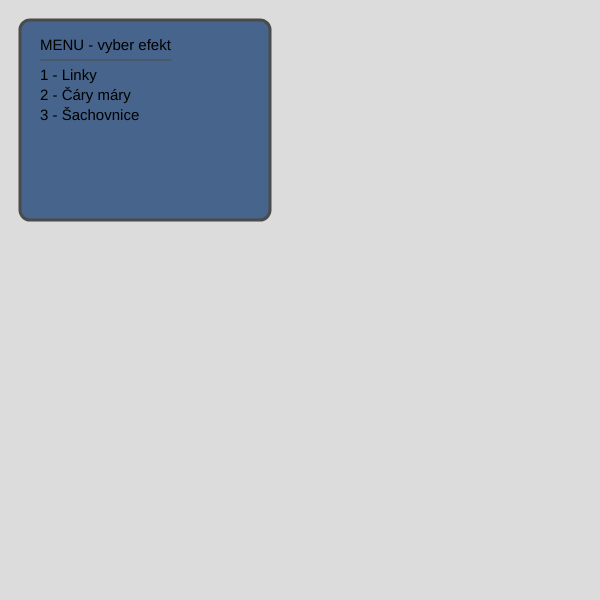
Frame 1 (no input)
Frame 60 (no input): identical to frame 1, image omitted
Frame 120 (the mouse pressed at the canvas centre since frame 60): identical to frame 1, image omitted

The p5.js sketch that drew this single still picture (run headless with seeded random() and noise() and a simulated clock; from frame 60 on, the mouse is pressed at the canvas centre):

// p5.js sketch
// ── sketch.js
const menuItems = ["Linky", "Čáry máry", "Šachovnice"]

function setup() {
  createCanvas(600, 600);
}

function draw() {
  if (keyIsPressed && key === "1") {
    linky();
  } else if (keyIsPressed && key === "2") {
    caryMary();
  } else if (keyIsPressed && key === "3") {
    sachovnice();
  } else {
    background(220);
    drawMenu();
  }
}

function drawMenu() {
  fill(70, 100, 140)
  strokeWeight(3)
  stroke(75)
  rect(20, 20, 250, 200, 10);

  fill(0)
  strokeWeight(0)
  textSize(15)
  text("MENU - vyber efekt", 40, 50)

  strokeWeight(1)
  line(40, 60, 171, 60)

  strokeWeight(0)
  for(let i = 0; i < menuItems.length; i++) {
    text(`${i + 1} - ${menuItems[i]}`, 40, 80 + i * 20)
  }
}

function linky() {
  background(200)

  for(let x = 0; x < width; x += 10) {
    strokeWeight(random(2, 8))
    stroke(random(255), random(255), random(255))
    line(x, 0, x + random(-50, 50), height)
  }
}

function caryMary() {
  background(20)

  translate(300, 300)
  rotate(frameCount * 0.03)

  rectMode(CENTER)

  for(let i = 1; i <= 5; i++) {
    fill(random(255), random(255), random(255))
    rect(0, 0, i * 40, i * 40)
  }

  rectMode(CORNER)
}

function sachovnice() {
  background(255)

  let velikost = 50

  for(let x = 0; x < width; x += velikost) {
    for(let y = 0; y < height; y += velikost) {
      if ((x / velikost + y / velikost) % 2 === 0) {
        fill(0)
      } else {
        fill(255)
      }

      noStroke()
      rect(x, y, velikost, velikost)
    }
  }
}
